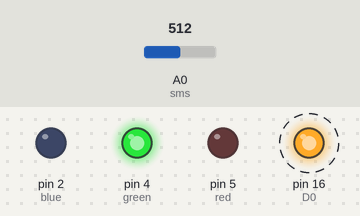
Simulated run of this sketch. Board: Arduino Uno, built with avr-gcc and run on an emulated ATmega328P. Shown: output pins drawn as LEDs (lit = HIGH). Dashed ring = blinking. Inputs (shaded band) come from the test bench; at power-on: A0 (sms) = 512. What the sketch prints to the serial monitor is not drawn.

Above: at 2.8 s.
2.9 s: A0 (sms) set to 396
6.4 s: A0 (sms) set to 379
At 7.3 s:
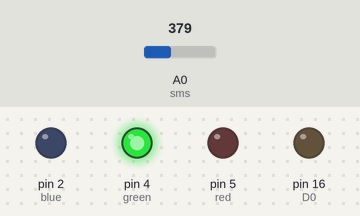
12.4 s: A0 (sms) set to 320
18.4 s: A0 (sms) set to 296
At 18.65 s:
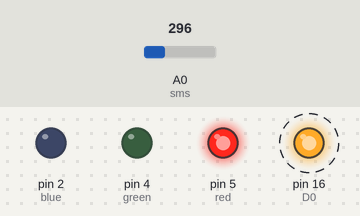
Timing chart, 0 to 22.9 s (numbered marks = the images above; inputs shaded):
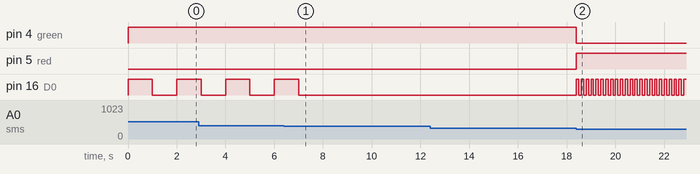

Measured:
- the behaviour switches between 389 and 388 on A0 (sms) (found by bisection; images 0 and 1)
- the behaviour switches between 307 and 306 on A0 (sms) (found by bisection; images 1 and 2)
- after the input at 6.4 s, pin 16 (D0): goes on until 7.0 s, then stays LOW
- after the input at 18.4 s, pin 4 (green): HIGH → LOW at once; pin 5 (red): LOW → HIGH at once; pin 16 (D0): alternates HIGH for 0.10 s and LOW for 0.10 s, starting at once
- by itself, pin 16 (D0): alternates HIGH for 1.0 s and LOW for 1.0 s

The sketch:

the_last_text.ino
```cpp
#define D0 16
#define buzzer D0

#define sms A0

int red = 5;
int green = 4;
int blue = 2;

void setup() {
  Serial.begin(115200);
  pinMode(buzzer, OUTPUT);
  pinMode(blue, OUTPUT);
  pinMode(green, OUTPUT);
  pinMode(red, OUTPUT);
}
void loop() {
  int A = analogRead(sms);
  int value = map(A, 0, 1023, 100, 0);
  Serial.print("Value : ");
  Serial.print(value);
  Serial.println("%");

  if(value < 63)  {
    Light_alert();
  }
  if(value < 63 and value > 70)  {
    Medium_alert();
  }
  if(value > 70)  {
    Heavy_warning();
  }

}

void Light_alert()  {
  digitalWrite(green, 1);
  digitalWrite(red, 0);
  digitalWrite(blue, 0);
  digitalWrite(buzzer, 1);
  delay(1000);
  digitalWrite(buzzer, 0);
  delay(1000);
}

void Medium_alert() {
  digitalWrite(blue, 1);
  digitalWrite(green, 0);
  digitalWrite(red, 0);
  digitalWrite(buzzer, 1);
  delay(500);
  digitalWrite(buzzer, 0);
  delay(500);
}

void Heavy_warning()  {
  digitalWrite(red, 1);
  digitalWrite(blue, 0);
  digitalWrite(green, 0);
  digitalWrite(buzzer, 1);
  delay(100);
  digitalWrite(buzzer, 0);
  delay(100);
}
```
